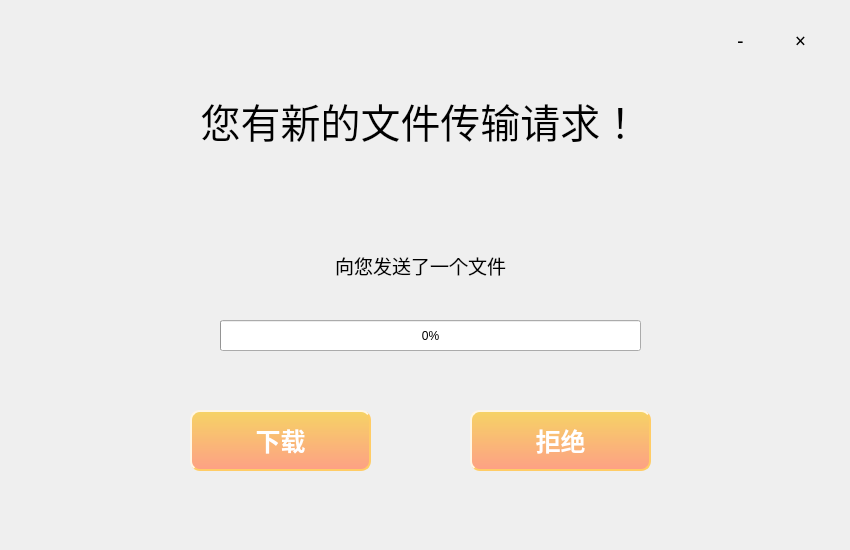
<?xml version="1.0" encoding="UTF-8"?>
<ui version="4.0">
 <class>file_receive</class>
 <widget class="QDialog" name="file_receive">
  <property name="geometry">
   <rect>
    <x>0</x>
    <y>0</y>
    <width>850</width>
    <height>550</height>
   </rect>
  </property>
  <property name="windowTitle">
   <string>Dialog</string>
  </property>
  <widget class="QLabel" name="label_2">
   <property name="geometry">
    <rect>
     <x>120</x>
     <y>30</y>
     <width>601</width>
     <height>181</height>
    </rect>
   </property>
   <property name="font">
    <font>
     <family>Microsoft YaHei</family>
     <pointsize>30</pointsize>
     <weight>50</weight>
     <bold>false</bold>
    </font>
   </property>
   <property name="text">
    <string>您有新的文件传输请求！</string>
   </property>
   <property name="alignment">
    <set>Qt::AlignCenter</set>
   </property>
  </widget>
  <widget class="QLabel" name="label_3">
   <property name="geometry">
    <rect>
     <x>50</x>
     <y>220</y>
     <width>741</width>
     <height>91</height>
    </rect>
   </property>
   <property name="font">
    <font>
     <family>Microsoft YaHei</family>
     <pointsize>14</pointsize>
     <weight>50</weight>
     <bold>false</bold>
    </font>
   </property>
   <property name="text">
    <string>向您发送了一个文件</string>
   </property>
   <property name="textFormat">
    <enum>Qt::AutoText</enum>
   </property>
   <property name="alignment">
    <set>Qt::AlignCenter</set>
   </property>
  </widget>
  <widget class="QLabel" name="label_4">
   <property name="geometry">
    <rect>
     <x>0</x>
     <y>0</y>
     <width>850</width>
     <height>550</height>
    </rect>
   </property>
   <property name="styleSheet">
    <string notr="true">border-image: url(:/pic/background.png);</string>
   </property>
   <property name="text">
    <string/>
   </property>
  </widget>
  <widget class="QPushButton" name="download">
   <property name="geometry">
    <rect>
     <x>190</x>
     <y>410</y>
     <width>181</width>
     <height>61</height>
    </rect>
   </property>
   <property name="styleSheet">
    <string notr="true">QPushButton
{
    color:#ffffff; /*文字颜色*/
    background-color:qlineargradient(x1: 0, y1: 0, x2: 0, y2: 1, stop:0 #f6d365, stop: 1 #fda085);/*背景色*/
    border-style:outset; /*边框风格*/
    border-width:2px;/*边框宽度*/
    border-color:#FFCC66; /*边框颜色*/
    border-radius:10px; /*边框倒角*/
    font:Bold 25px; /*字体*/
    font-family: &quot;Microsoft YaHei&quot;;
    min-width:100px;/*控件最小宽度*/
    min-height:20px;/*控件最小高度*/
    padding:4px;/*内边距*/
}
 
QPushButton:hover
{
    color:#ffffff; /*文字颜色*/
    background-color:qlineargradient(x1: 0, y1: 0, x2: 0, y2: 1, stop:0 #fda085, stop: 1 #fee140);/*背景色*/
    border-style:outset; /*边框风格*/
    border-width:2px;/*边框宽度*/
    border-color:#FFCC66; /*边框颜色*/
    border-radius:10px; /*边框倒角*/
    font:bold 25px; /*字体*/
    font-family: &quot;Microsoft YaHei&quot;;
    min-width:100px;/*控件最小宽度*/
    min-height:20px;/*控件最小高度*/
    padding:4px;/*内边距*/
}
QPushButton:pressed
{
    color:#ffffff; /*文字颜色*/
    background-color:qlineargradient(x1: 0, y1: 0, x2: 0, y2: 1, stop:0 #fda085, stop: 1 #43e97b);/*背景色*/
    border-style:outset; /*边框风格*/
    border-width:2px;/*边框宽度*/
    border-color:#FFCC66; /*边框颜色*/
    border-radius:10px; /*边框倒角*/
    font:bold 25px; /*字体*/
    font-family: &quot;Microsoft YaHei&quot;;
    min-width:100px;/*控件最小宽度*/
    min-height:20px;/*控件最小高度*/
    padding:4px;/*内边距*/
}



</string>
   </property>
   <property name="text">
    <string>下载</string>
   </property>
  </widget>
  <widget class="QPushButton" name="reject">
   <property name="geometry">
    <rect>
     <x>470</x>
     <y>410</y>
     <width>181</width>
     <height>61</height>
    </rect>
   </property>
   <property name="styleSheet">
    <string notr="true">QPushButton
{
    color:#ffffff; /*文字颜色*/
    background-color:qlineargradient(x1: 0, y1: 0, x2: 0, y2: 1, stop:0 #f6d365, stop: 1 #fda085);/*背景色*/
    border-style:outset; /*边框风格*/
    border-width:2px;/*边框宽度*/
    border-color:#FFCC66; /*边框颜色*/
    border-radius:10px; /*边框倒角*/
    font:Bold 25px; /*字体*/
    font-family: &quot;Microsoft YaHei&quot;;
    min-width:100px;/*控件最小宽度*/
    min-height:20px;/*控件最小高度*/
    padding:4px;/*内边距*/
}
 
QPushButton:hover
{
    color:#ffffff; /*文字颜色*/
    background-color:qlineargradient(x1: 0, y1: 0, x2: 0, y2: 1, stop:0 #fda085, stop: 1 #fee140);/*背景色*/
    border-style:outset; /*边框风格*/
    border-width:2px;/*边框宽度*/
    border-color:#FFCC66; /*边框颜色*/
    border-radius:10px; /*边框倒角*/
    font:bold 25px; /*字体*/
    font-family: &quot;Microsoft YaHei&quot;;
    min-width:100px;/*控件最小宽度*/
    min-height:20px;/*控件最小高度*/
    padding:4px;/*内边距*/
}
QPushButton:pressed
{
    color:#ffffff; /*文字颜色*/
    background-color:qlineargradient(x1: 0, y1: 0, x2: 0, y2: 1, stop:0 #fda085, stop: 1 #43e97b);/*背景色*/
    border-style:outset; /*边框风格*/
    border-width:2px;/*边框宽度*/
    border-color:#FFCC66; /*边框颜色*/
    border-radius:10px; /*边框倒角*/
    font:bold 25px; /*字体*/
    font-family: &quot;Microsoft YaHei&quot;;
    min-width:100px;/*控件最小宽度*/
    min-height:20px;/*控件最小高度*/
    padding:4px;/*内边距*/
}



</string>
   </property>
   <property name="text">
    <string>拒绝</string>
   </property>
  </widget>
  <widget class="QProgressBar" name="progressBar">
   <property name="geometry">
    <rect>
     <x>220</x>
     <y>320</y>
     <width>421</width>
     <height>31</height>
    </rect>
   </property>
   <property name="value">
    <number>0</number>
   </property>
  </widget>
  <widget class="QLabel" name="label_5">
   <property name="geometry">
    <rect>
     <x>10</x>
     <y>20</y>
     <width>161</width>
     <height>161</height>
    </rect>
   </property>
   <property name="styleSheet">
    <string notr="true">border-image: url(:/pic/theychat-mini.png);</string>
   </property>
   <property name="text">
    <string/>
   </property>
  </widget>
  <widget class="QToolButton" name="minimize">
   <property name="geometry">
    <rect>
     <x>720</x>
     <y>20</y>
     <width>41</width>
     <height>41</height>
    </rect>
   </property>
   <property name="font">
    <font>
     <family>Microsoft YaHei</family>
     <pointsize>14</pointsize>
    </font>
   </property>
   <property name="cursor">
    <cursorShape>PointingHandCursor</cursorShape>
   </property>
   <property name="text">
    <string>-</string>
   </property>
   <property name="autoRaise">
    <bool>true</bool>
   </property>
  </widget>
  <widget class="QToolButton" name="close">
   <property name="geometry">
    <rect>
     <x>780</x>
     <y>20</y>
     <width>41</width>
     <height>41</height>
    </rect>
   </property>
   <property name="font">
    <font>
     <family>Microsoft YaHei</family>
     <pointsize>14</pointsize>
    </font>
   </property>
   <property name="cursor">
    <cursorShape>PointingHandCursor</cursorShape>
   </property>
   <property name="text">
    <string>×</string>
   </property>
   <property name="autoRaise">
    <bool>true</bool>
   </property>
  </widget>
  <zorder>label_4</zorder>
  <zorder>label_5</zorder>
  <zorder>download</zorder>
  <zorder>reject</zorder>
  <zorder>label_2</zorder>
  <zorder>label_3</zorder>
  <zorder>progressBar</zorder>
  <zorder>minimize</zorder>
  <zorder>close</zorder>
 </widget>
 <resources/>
 <connections/>
</ui>
